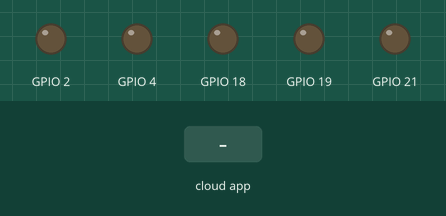
This sketch was run on a simulated ESP32. Shown: output pins drawn as LEDs (lit = HIGH). The test bench sets the inputs (shaded band). WiFi joins after 1.5 s; servers stay silent unless stated.

Above: at 2.7 s.
2.8 s: the phone or cloud app sets pIN_18 to 0
At 4.2 s:
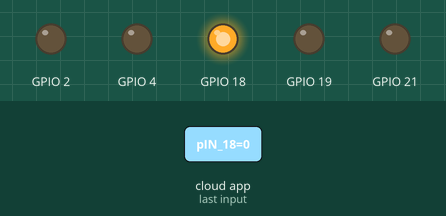
4.5 s: the phone or cloud app sets pIN_19 to 0
At 5.4 s:
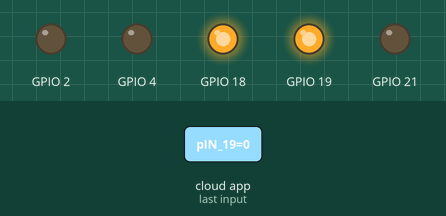
6.0 s: the phone or cloud app sets pIN_2 to 0
At 6.6 s:
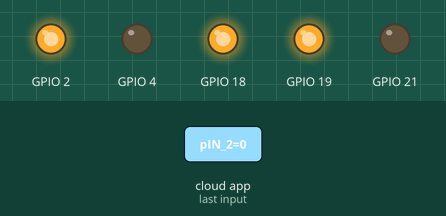
7.5 s: the phone or cloud app sets pIN_21 to 0
At 8.7 s:
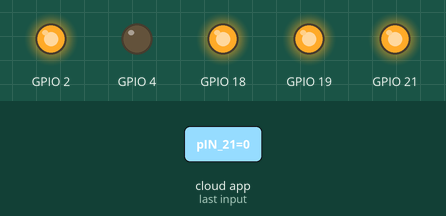
9.0 s: the phone or cloud app sets pIN_4 to 0
At 10.0 s:
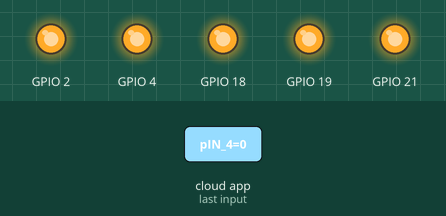
10.5 s: the phone or cloud app sets pIN_18 to 1
At 11.2 s:
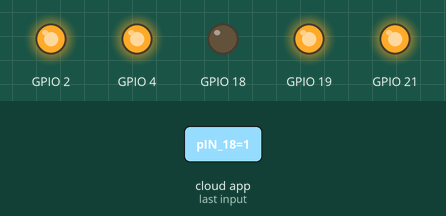
Timing chart, 0 to 13.0 s (numbered marks = the images above; inputs shaded):
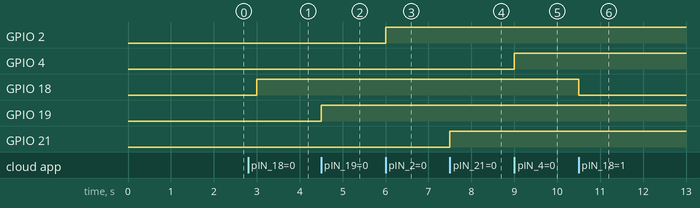

Measured:
- after the input at 2.8 s, GPIO 18: LOW → HIGH after 0.20 s
- after the input at 4.5 s, GPIO 19: LOW → HIGH at once
- after the input at 6.0 s, GPIO 2: LOW → HIGH at once
- after the input at 7.5 s, GPIO 21: LOW → HIGH at once
- after the input at 9.0 s, GPIO 4: LOW → HIGH at once
- after the input at 10.5 s, GPIO 18: HIGH → LOW at once

The sketch:

Untitled_jan05a.ino
```cpp
#include "arduino_secrets.h"
/*
  Sketch generated by the Arduino IoT Cloud Thing "Untitled"
  https://create.arduino.cc/cloud/things/98a66433-97f9-4029-80bf-14f48924153b

  Arduino IoT Cloud Variables description

  The following variables are automatically generated and updated when changes are made to the Thing

  CloudSwitch pIN_18;
  CloudSwitch pIN_19;
  CloudSwitch pIN_2;
  CloudSwitch pIN_21;
  CloudSwitch pIN_4;

  Variables which are marked as READ/WRITE in the Cloud Thing will also have functions
  which are called when their values are changed from the Dashboard.
  These functions are generated with the Thing and added at the end of this sketch.
*/

#include "thingProperties.h"

void setup() {
  // Initialize serial and wait for port to open:
  Serial.begin(9600);
  // This delay gives the chance to wait for a Serial Monitor without blocking if none is found
  delay(1500);
  pinMode(2,OUTPUT);
  pinMode(4,OUTPUT);
  pinMode(21,OUTPUT);
  pinMode(19,OUTPUT);
  pinMode(18,OUTPUT);
  // Defined in thingProperties.h
  initProperties();

  // Connect to Arduino IoT Cloud
  ArduinoCloud.begin(ArduinoIoTPreferredConnection);

  /*
     The following function allows you to obtain more information
     related to the state of network and IoT Cloud connection and errors
     the higher number the more granular information you’ll get.
     The default is 0 (only errors).
     Maximum is 4
 */
  setDebugMessageLevel(2);
  ArduinoCloud.printDebugInfo();
}

void loop() {
  ArduinoCloud.update();
  // Your code here


}

/*
  Since PIN2 is READ_WRITE variable, onPIN2Change() is
  executed every time a new value is received from IoT Cloud.
*/
void onPIN2Change()  {
  // Add your code here to act upon PIN2 change
   if (pIN_2==1){
     digitalWrite(2,LOW);
   }
  if (pIN_2==0){
     digitalWrite(2,HIGH);
   }
}

/*
  Since PIN4 is READ_WRITE variable, onPIN4Change() is
  executed every time a new value is received from IoT Cloud.
*/
void onPIN4Change()  {
  // Add your code here to act upon PIN4 change
   if (pIN_4==1){
     digitalWrite(4,LOW);
   }
  if (pIN_4==0){
     digitalWrite(4,HIGH);
   }
}


/*
  Since PIN18 is READ_WRITE variable, onPIN18Change() is
  executed every time a new value is received from IoT Cloud.
*/
void onPIN18Change()  {
  // Add your code here to act upon PIN18 change
   if (pIN_18==1){
     digitalWrite(18,LOW);
   }
  if (pIN_18==0){
     digitalWrite(18,HIGH);
   }
}


/*
  Since PIN19 is READ_WRITE variable, onPIN19Change() is
  executed every time a new value is received from IoT Cloud.
*/
void onPIN19Change()  {
  // Add your code here to act upon PIN19 change
    if (pIN_19==1){
     digitalWrite(19,LOW);
   }
  if (pIN_19==0){
     digitalWrite(19,HIGH);
   }
}

/*
  Since PIN21 is READ_WRITE variable, onPIN21Change() is
  executed every time a new value is received from IoT Cloud.
*/
void onPIN21Change()  {
  // Add your code here to act upon PIN21 change
  if (pIN_21==1){
     digitalWrite(21,LOW);
   }
  if (pIN_21==0){
     digitalWrite(21,HIGH);
   }
}
```

arduino_secrets.h
```cpp
#define SECRET_DEVICE_KEY ""
#define SECRET_OPTIONAL_PASS ""
#define SECRET_SSID ""
```

thingProperties.h
```cpp
// Code generated by Arduino IoT Cloud, DO NOT EDIT.

#include <ArduinoIoTCloud.h>
#include <Arduino_ConnectionHandler.h>

const char DEVICE_LOGIN_NAME[]  = "e0cfc254-4331-433e-bbbb-919a47c2814e";

const char SSID[]               = SECRET_SSID;    // Network SSID (name)
const char PASS[]               = SECRET_OPTIONAL_PASS;    // Network password (use for WPA, or use as key for WEP)
const char DEVICE_KEY[]  = SECRET_DEVICE_KEY;    // Secret device password

void onPIN18Change();
void onPIN19Change();
void onPIN2Change();
void onPIN21Change();
void onPIN4Change();

CloudSwitch pIN_18;
CloudSwitch pIN_19;
CloudSwitch pIN_2;
CloudSwitch pIN_21;
CloudSwitch pIN_4;

void initProperties(){

  ArduinoCloud.setBoardId(DEVICE_LOGIN_NAME);
  ArduinoCloud.setSecretDeviceKey(DEVICE_KEY);
  ArduinoCloud.addProperty(pIN_18, READWRITE, ON_CHANGE, onPIN18Change);
  ArduinoCloud.addProperty(pIN_19, READWRITE, ON_CHANGE, onPIN19Change);
  ArduinoCloud.addProperty(pIN_2, READWRITE, ON_CHANGE, onPIN2Change);
  ArduinoCloud.addProperty(pIN_21, READWRITE, ON_CHANGE, onPIN21Change);
  ArduinoCloud.addProperty(pIN_4, READWRITE, ON_CHANGE, onPIN4Change);

}

WiFiConnectionHandler ArduinoIoTPreferredConnection(SSID, PASS);
```
